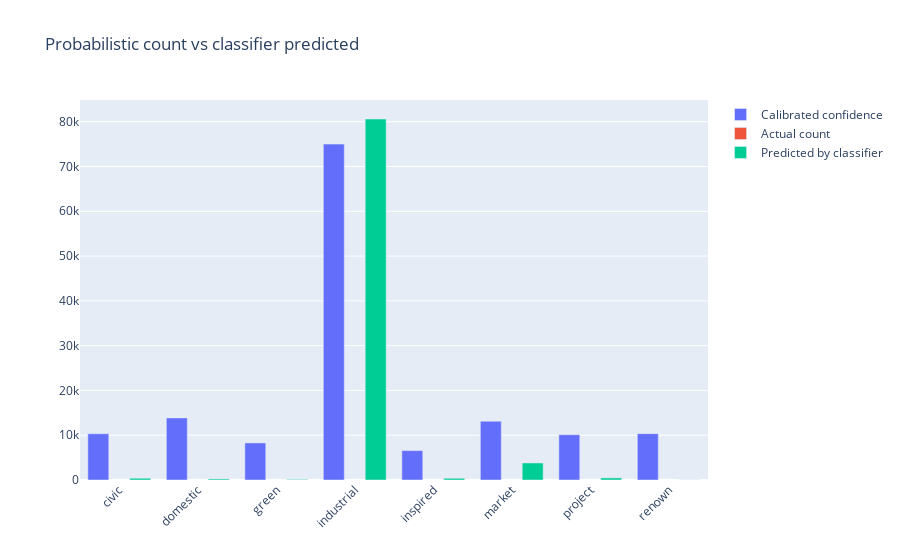
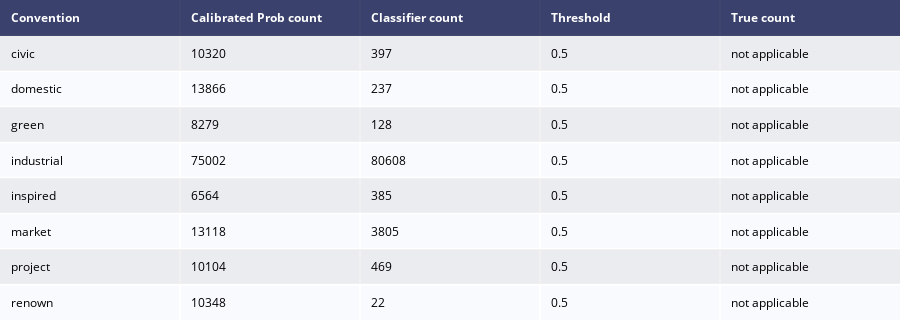

The notebook cell saved with these charts, in order:
### Markdown cell above
# Classify GitHub AI repo with latest models

    _DLModelsIsotonicRegression 
    _DLModels
    _thresholds
    _tokenizer

### Code cell
temp = pd.DataFrame()
ai_repo_analysis_df = analyze_git_repo(AI_GITHUB_GIT, _thresholds, _tokenizer['tokenizer'], _DLModels, _DLModelsIsotonicRegression, model_helpers)

### Figure 1 — Plotly figure (JSON) as saved in the notebook; plotly's stock layout.template omitted (floating-point values rounded to 4 significant figures)
{"data": [{"name": "Calibrated confidence", "textposition": "auto", "type": "bar", "x": ["civic", "domestic", "green", "industrial", "inspired", "market", "project", "renown"], "y": [10320, 13866, 8279, 75002, 6564, 13118, 10104, 10348]}, {"name": "Actual count", "textposition": "auto", "type": "bar", "x": ["civic", "domestic", "green", "industrial", "inspired", "market", "project", "renown"], "y": ["not applicable", "not applicable", "not applicable", "not applicable", "not applicable", "not applicable", "not applicable", "not applicable"]}, {"name": "Predicted by classifier", "textposition": "auto", "type": "bar", "x": ["civic", "domestic", "green", "industrial", "inspired", "market", "project", "renown"], "y": [397, 237, 128, 80608, 385, 3805, 469, 22]}], "layout": {"barmode": "group", "title": {"text": "Probabilistic count vs classifier predicted"}, "xaxis": {"tickangle": -45}}}

### Figure 2 — Plotly figure (JSON) as saved in the notebook; plotly's stock layout.template omitted (floating-point values rounded to 4 significant figures)
{"data": [{"colorscale": [[0, "#00083e"], [0.5, "#ededee"], [1, "#ffffff"]], "hoverinfo": "none", "opacity": 0.75, "showscale": false, "type": "heatmap", "z": [[0, 0, 0, 0, 0], [0.5, 0.5, 0.5, 0.5, 0.5], [1, 1, 1, 1, 1], [0.5, 0.5, 0.5, 0.5, 0.5], [1, 1, 1, 1, 1], [0.5, 0.5, 0.5, 0.5, 0.5], [1, 1, 1, 1, 1], [0.5, 0.5, 0.5, 0.5, 0.5], [1, 1, 1, 1, 1]]}], "layout": {"annotations": [{"align": "left", "font": {"color": "#ffffff"}, "showarrow": false, "text": "<b>Convention</b>", "x": -0.45, "xanchor": "left", "xref": "x", "y": 0, "yref": "y"}, {"align": "left", "font": {"color": "#ffffff"}, "showarrow": false, "text": "<b>Calibrated Prob count</b>", "x": 0.55, "xanchor": "left", "xref": "x", "y": 0, "yref": "y"}, {"align": "left", "font": {"color": "#ffffff"}, "showarrow": false, "text": "<b>Classifier count</b>", "x": 1.55, "xanchor": "left", "xref": "x", "y": 0, "yref": "y"}, {"align": "left", "font": {"color": "#ffffff"}, "showarrow": false, "text": "<b>Threshold</b>", "x": 2.55, "xanchor": "left", "xref": "x", "y": 0, "yref": "y"}, {"align": "left", "font": {"color": "#ffffff"}, "showarrow": false, "text": "<b>True count</b>", "x": 3.55, "xanchor": "left", "xref": "x", "y": 0, "yref": "y"}, {"align": "left", "font": {"color": "#000000"}, "showarrow": false, "text": "civic", "x": -0.45, "xanchor": "left", "xref": "x", "y": 1, "yref": "y"}, {"align": "left", "font": {"color": "#000000"}, "showarrow": false, "text": "10320", "x": 0.55, "xanchor": "left", "xref": "x", "y": 1, "yref": "y"}, {"align": "left", "font": {"color": "#000000"}, "showarrow": false, "text": "397", "x": 1.55, "xanchor": "left", "xref": "x", "y": 1, "yref": "y"}, {"align": "left", "font": {"color": "#000000"}, "showarrow": false, "text": "0.5", "x": 2.55, "xanchor": "left", "xref": "x", "y": 1, "yref": "y"}, {"align": "left", "font": {"color": "#000000"}, "showarrow": false, "text": "not applicable", "x": 3.55, "xanchor": "left", "xref": "x", "y": 1, "yref": "y"}, {"align": "left", "font": {"color": "#000000"}, "showarrow": false, "text": "domestic", "x": -0.45, "xanchor": "left", "xref": "x", "y": 2, "yref": "y"}, {"align": "left", "font": {"color": "#000000"}, "showarrow": false, "text": "13866", "x": 0.55, "xanchor": "left", "xref": "x", "y": 2, "yref": "y"}, {"align": "left", "font": {"color": "#000000"}, "showarrow": false, "text": "237", "x": 1.55, "xanchor": "left", "xref": "x", "y": 2, "yref": "y"}, {"align": "left", "font": {"color": "#000000"}, "showarrow": false, "text": "0.5", "x": 2.55, "xanchor": "left", "xref": "x", "y": 2, "yref": "y"}, {"align": "left", "font": {"color": "#000000"}, "showarrow": false, "text": "not applicable", "x": 3.55, "xanchor": "left", "xref": "x", "y": 2, "yref": "y"}, {"align": "left", "font": {"color": "#000000"}, "showarrow": false, "text": "green", "x": -0.45, "xanchor": "left", "xref": "x", "y": 3, "yref": "y"}, {"align": "left", "font": {"color": "#000000"}, "showarrow": false, "text": "8279", "x": 0.55, "xanchor": "left", "xref": "x", "y": 3, "yref": "y"}, {"align": "left", "font": {"color": "#000000"}, "showarrow": false, "text": "128", "x": 1.55, "xanchor": "left", "xref": "x", "y": 3, "yref": "y"}, {"align": "left", "font": {"color": "#000000"}, "showarrow": false, "text": "0.5", "x": 2.55, "xanchor": "left", "xref": "x", "y": 3, "yref": "y"}, {"align": "left", "font": {"color": "#000000"}, "showarrow": false, "text": "not applicable", "x": 3.55, "xanchor": "left", "xref": "x", "y": 3, "yref": "y"}, {"align": "left", "font": {"color": "#000000"}, "showarrow": false, "text": "industrial", "x": -0.45, "xanchor": "left", "xref": "x", "y": 4, "yref": "y"}, {"align": "left", "font": {"color": "#000000"}, "showarrow": false, "text": "75002", "x": 0.55, "xanchor": "left", "xref": "x", "y": 4, "yref": "y"}, {"align": "left", "font": {"color": "#000000"}, "showarrow": false, "text": "80608", "x": 1.55, "xanchor": "left", "xref": "x", "y": 4, "yref": "y"}, {"align": "left", "font": {"color": "#000000"}, "showarrow": false, "text": "0.5", "x": 2.55, "xanchor": "left", "xref": "x", "y": 4, "yref": "y"}, {"align": "left", "font": {"color": "#000000"}, "showarrow": false, "text": "not applicable", "x": 3.55, "xanchor": "left", "xref": "x", "y": 4, "yref": "y"}, {"align": "left", "font": {"color": "#000000"}, "showarrow": false, "text": "inspired", "x": -0.45, "xanchor": "left", "xref": "x", "y": 5, "yref": "y"}, {"align": "left", "font": {"color": "#000000"}, "showarrow": false, "text": "6564", "x": 0.55, "xanchor": "left", "xref": "x", "y": 5, "yref": "y"}, {"align": "left", "font": {"color": "#000000"}, "showarrow": false, "text": "385", "x": 1.55, "xanchor": "left", "xref": "x", "y": 5, "yref": "y"}, {"align": "left", "font": {"color": "#000000"}, "showarrow": false, "text": "0.5", "x": 2.55, "xanchor": "left", "xref": "x", "y": 5, "yref": "y"}, {"align": "left", "font": {"color": "#000000"}, "showarrow": false, "text": "not applicable", "x": 3.55, "xanchor": "left", "xref": "x", "y": 5, "yref": "y"}, {"align": "left", "font": {"color": "#000000"}, "showarrow": false, "text": "market", "x": -0.45, "xanchor": "left", "xref": "x", "y": 6, "yref": "y"}, {"align": "left", "font": {"color": "#000000"}, "showarrow": false, "text": "13118", "x": 0.55, "xanchor": "left", "xref": "x", "y": 6, "yref": "y"}, {"align": "left", "font": {"color": "#000000"}, "showarrow": false, "text": "3805", "x": 1.55, "xanchor": "left", "xref": "x", "y": 6, "yref": "y"}, {"align": "left", "font": {"color": "#000000"}, "showarrow": false, "text": "0.5", "x": 2.55, "xanchor": "left", "xref": "x", "y": 6, "yref": "y"}, {"align": "left", "font": {"color": "#000000"}, "showarrow": false, "text": "not applicable", "x": 3.55, "xanchor": "left", "xref": "x", "y": 6, "yref": "y"}, {"align": "left", "font": {"color": "#000000"}, "showarrow": false, "text": "project", "x": -0.45, "xanchor": "left", "xref": "x", "y": 7, "yref": "y"}, {"align": "left", "font": {"color": "#000000"}, "showarrow": false, "text": "10104", "x": 0.55, "xanchor": "left", "xref": "x", "y": 7, "yref": "y"}, {"align": "left", "font": {"color": "#000000"}, "showarrow": false, "text": "469", "x": 1.55, "xanchor": "left", "xref": "x", "y": 7, "yref": "y"}, {"align": "left", "font": {"color": "#000000"}, "showarrow": false, "text": "0.5", "x": 2.55, "xanchor": "left", "xref": "x", "y": 7, "yref": "y"}, {"align": "left", "font": {"color": "#000000"}, "showarrow": false, "text": "not applicable", "x": 3.55, "xanchor": "left", "xref": "x", "y": 7, "yref": "y"}, {"align": "left", "font": {"color": "#000000"}, "showarrow": false, "text": "renown", "x": -0.45, "xanchor": "left", "xref": "x", "y": 8, "yref": "y"}, {"align": "left", "font": {"color": "#000000"}, "showarrow": false, "text": "10348", "x": 0.55, "xanchor": "left", "xref": "x", "y": 8, "yref": "y"}, {"align": "left", "font": {"color": "#000000"}, "showarrow": false, "text": "22", "x": 1.55, "xanchor": "left", "xref": "x", "y": 8, "yref": "y"}, {"align": "left", "font": {"color": "#000000"}, "showarrow": false, "text": "0.5", "x": 2.55, "xanchor": "left", "xref": "x", "y": 8, "yref": "y"}, {"align": "left", "font": {"color": "#000000"}, "showarrow": false, "text": "not applicable", "x": 3.55, "xanchor": "left", "xref": "x", "y": 8, "yref": "y"}], "height": 320, "margin": {"b": 0, "l": 0, "r": 0, "t": 0}, "xaxis": {"dtick": 1, "gridwidth": 2, "showticklabels": false, "tick0": -0.5, "ticks": "", "zeroline": false}, "yaxis": {"autorange": "reversed", "dtick": 1, "gridwidth": 2, "showticklabels": false, "tick0": 0.5, "ticks": "", "zeroline": false}}}
